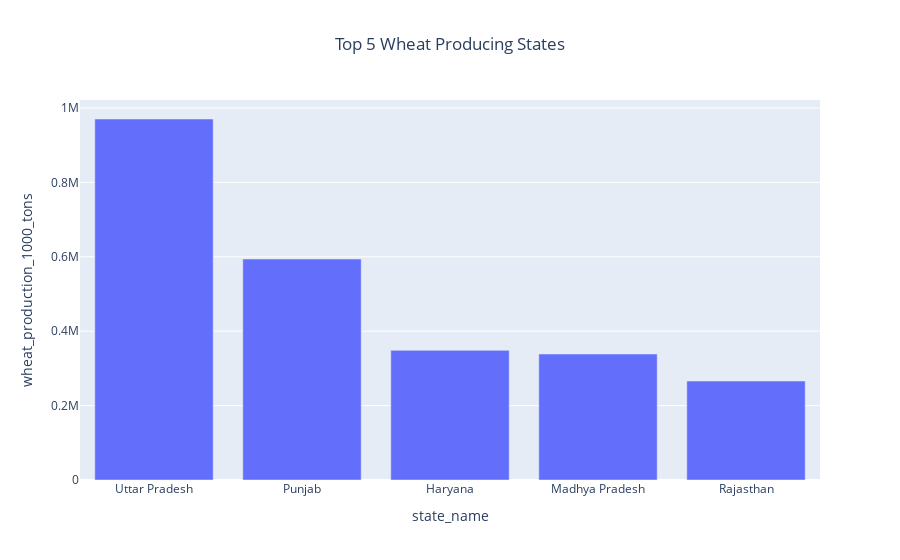
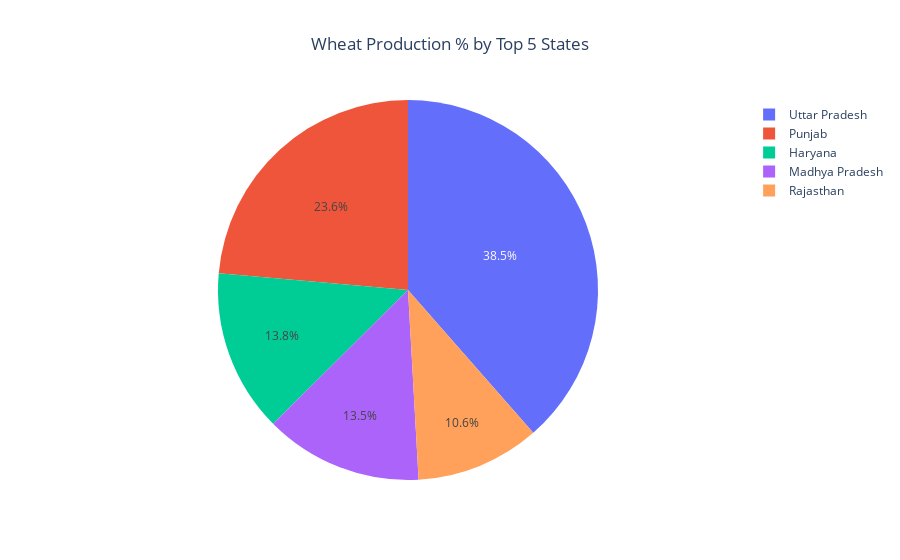

The notebook cell these images were saved under, in order:
### Code cell
# 2. Top 5 Wheat Producing States

wheat_state = df.groupby("state_name")["wheat_production_1000_tons"].sum().nlargest(5).reset_index()
print(wheat_state)

#Bar
fig_bar=px.bar(wheat_state, 
           x="state_name", 
           y="wheat_production_1000_tons", 
           title="Top 5 Wheat Producing States")

fig_bar.update_layout(title_x=0.5)
fig_bar.show()

#pie
fig_pie=px.pie(wheat_state, 
       names="state_name", 
       values="wheat_production_1000_tons", 
       title="Wheat Production % by Top 5 States")
fig_pie.update_layout(title_x=0.5)
fig_pie.show()

### Figure 1 — Plotly figure (JSON) as saved in the notebook; plotly's stock layout.template omitted (floating-point values rounded to 4 significant figures)
{"data": [{"hovertemplate": "state_name=%{x}<br>wheat_production_1000_tons=%{y}<extra></extra>", "legendgroup": "", "marker": {"color": "#636efa", "pattern": {"shape": ""}}, "name": "", "orientation": "v", "showlegend": false, "textposition": "auto", "type": "bar", "x": ["Uttar Pradesh", "Punjab", "Haryana", "Madhya Pradesh", "Rajasthan"], "xaxis": "x", "y": [970200.0, 593800.0, 348400.0, 338600.0, 266000.0], "yaxis": "y"}], "layout": {"barmode": "relative", "legend": {"tracegroupgap": 0}, "title": {"text": "Top 5 Wheat Producing States", "x": 0.5}, "xaxis": {"anchor": "y", "domain": [0, 1], "title": {"text": "state_name"}}, "yaxis": {"anchor": "x", "domain": [0, 1], "title": {"text": "wheat_production_1000_tons"}}}}

### Figure 2 — Plotly figure (JSON) as saved in the notebook; plotly's stock layout.template omitted (floating-point values rounded to 4 significant figures)
{"data": [{"domain": {"x": [0, 1], "y": [0, 1]}, "hovertemplate": "state_name=%{label}<br>wheat_production_1000_tons=%{value}<extra></extra>", "labels": ["Uttar Pradesh", "Punjab", "Haryana", "Madhya Pradesh", "Rajasthan"], "legendgroup": "", "name": "", "showlegend": true, "type": "pie", "values": [970200.0, 593800.0, 348400.0, 338600.0, 266000.0]}], "layout": {"legend": {"tracegroupgap": 0}, "title": {"text": "Wheat Production % by Top 5 States", "x": 0.5}}}
